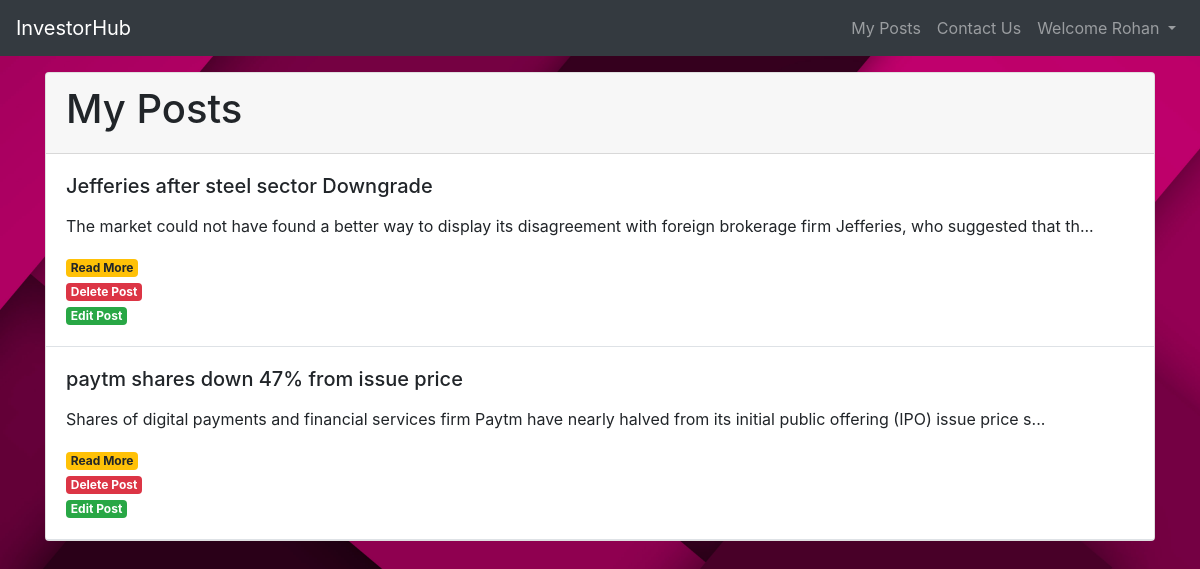
Page /displayall/ (signed in) on the earlier database version.
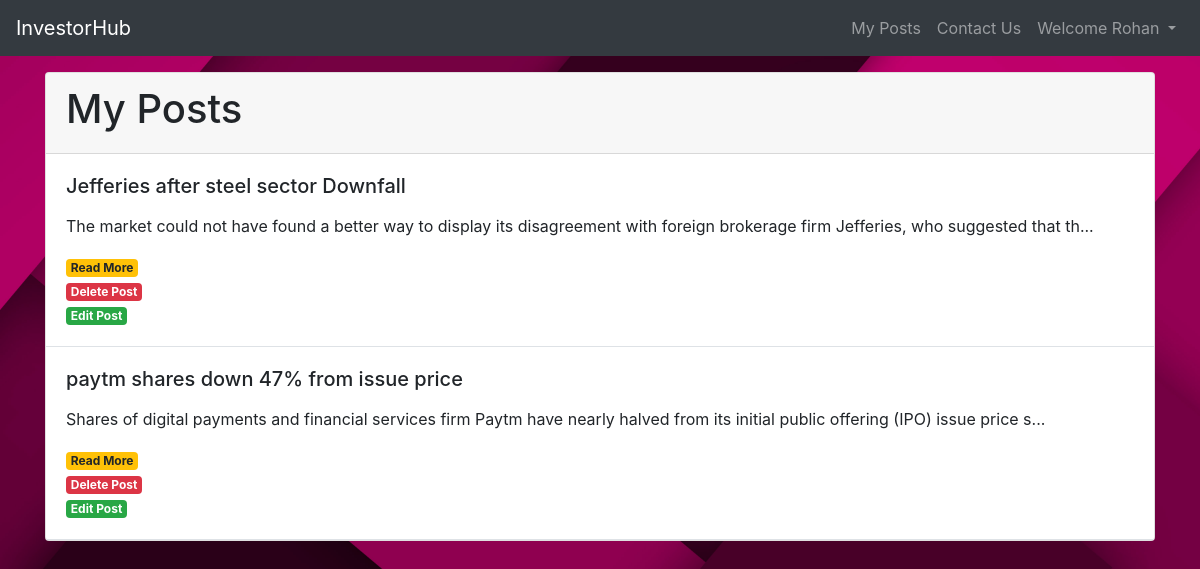
Same page on the later database version.
### stockpost/models.py (models this page shows, shortened)
class StockPosts(models.Model):
    post_id = models.AutoField(primary_key = True)
    slug = models.CharField(max_length=50, default=None)
    Name = models.CharField(max_length=50, default=None)
    author = models.CharField(max_length=50, default = None)
    content = models.TextField(default=None)
    date = DateField(auto_now_add=True)
    img1 = models.ImageField(null=True,upload_to = "images")

### stockpost/views.py (the view)
# urls.py: path('displayall/', views.DisplayAll, name="display"),
def DisplayAll(request):
    post = sp.objects.filter(author = request.user)
    context = {"post" : post}
    return render(request, "DisplayAll.html", context)

### templates/DisplayAll.html (shortened to what this page needs)
{% load static %}
<!DOCTYPE html>
<html lang="en">
  <head>
    <link
      rel="stylesheet"
      href="https://cdn.jsdelivr.net/npm/bootstrap@4.6.1/dist/css/bootstrap.min.css"
    />
    <link rel="stylesheet" href="{% static 'CSS/sheet4.css' %}" />
  </head>
  <body>
    <nav class="navbar navbar-expand-lg navbar-dark bg-dark">
      <a class="navbar-brand" href="http://127.0.0.1:8000/">InvestorHub</a>
      <div class="collapse navbar-collapse" id="navbarSupportedContent">
        <ul class="navbar-nav ml-auto">
          <li class="nav-item">
            <a class="nav-link" href="http://127.0.0.1:8000/displayall/"
              >My Posts</a
            >
          </li>
          <li class="nav-item">
            <a class="nav-link" href="http://127.0.0.1:8000/contact/"
              >Contact Us</a
            >
          </li>
          {% if user.is_authenticated %}
          <li class="nav-item dropdown">
            <a
              class="nav-link dropdown-toggle"
              href="#"
              id="navbarDropdown"
              role="button"
              data-toggle="dropdown"
              aria-expanded="false"
            >
              Welcome {{request.user}}
            </a>
          </li>
          {% endif %}
        </ul>
      </div>
    </nav>
    <div class="container mt-3 mb-5">
      <div class="card">
        <div class="card-header">
          <h1 id="heading-display-all">My Posts</h1>
        </div>
        {% for i in post %}
        <div class="card-body border-bottom">
          <h5 class="card-title">{{i.Name}}</h5>
          <p class="card-text" style="font-size: small">
            <div class="box">
            </div>
          </p>
          <a href="http://127.0.0.1:8000/content/{{i.slug}}">
            <span class="badge badge-warning">Read More</span>
          </a>
          <form method="post" action="/deletePost/" class="del" id="d-{{i.post_id}}">
            <a href="#" onclick="deleteFunc(this)">
              <span class="badge badge-danger">Delete Post</span>
            </a>
          </form>
          <form method="post" action="/editPost/" class="edit" id="e-{{i.post_id}}">
            <a href="#" onclick="editFunc(this)">
              <span class="badge badge-success">Edit Post</span>
            </a>
          </form>
        </div>
        {% endfor %}
      </div>
    </div>
  </body>
</html>

### static/CSS/Sheet4.css (style rules this page uses)
body { background-image: url("/static/Images/BackgroundE.jpg"); background-position: center; background-repeat: no-repeat; background-attachment: fixed; background-size: cover; }

Differences in the rows shown:
changed StockPosts: Name "Jefferies after steel sector Downgrade" → "Jefferies after steel sector Downfall"
